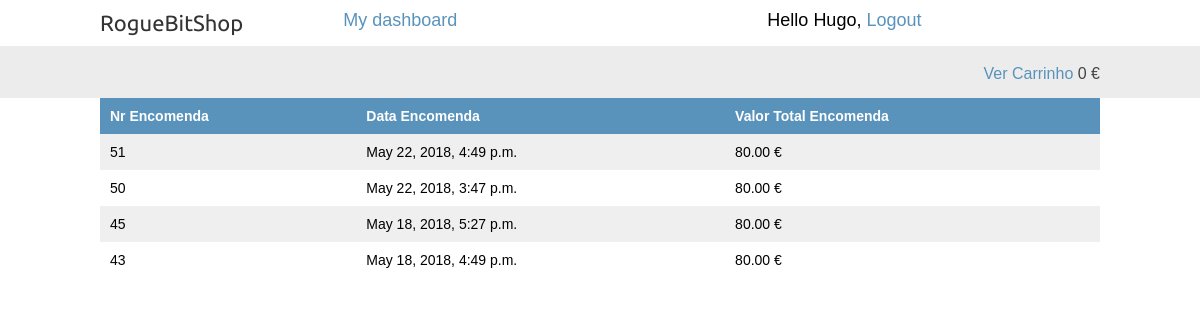
Screenshot of /shop/orderlist/ (signed in) with the database file from the repository.
### orders/models.py (models this page shows, shortened)
class Order(models.Model):
    first_name = models.CharField(max_length=50)
    last_name = models.CharField(max_length=50)
    email = models.EmailField()
    endereco_envio = models.CharField(max_length=250)
    endereco_faturacao = models.CharField(max_length=250)
    metodo_pagamento = models.CharField(max_length=20, null=True)
    nif = models.CharField(max_length=11, null=True)
    created = models.DateTimeField(auto_now_add=True)
    updated = models.DateTimeField(auto_now=True)
    paid = models.BooleanField(default=False)
    class Meta:
        ordering = ('-created',)
    def get_total_cost(self):
        return sum(item.get_cost() for item in self.items.all())

class OrderItem(models.Model):
    order = models.ForeignKey(Order, related_name='items')
    produto = models.ForeignKey(Produto,
        related_name='order_items')
    preco = models.DecimalField(max_digits=10, decimal_places=2)
    quantidade = models.PositiveIntegerField(default=1)
    def get_cost(self):
        return self.preco * self.quantidade

### shop/views.py (the view)
@login_required
def order_list(request):
    perfil = Perfil.objects.get(utilizador=request.user)
    utilizador_nif = perfil.nif
    orders = Order.objects.filter(nif=utilizador_nif)
    return render(request, 'shop/order_list.html', {'orders': orders, })

### shop/context_processors.py (called while the page is built)
def total_on_base(request):
    utilizador = request.user
    if utilizador.is_authenticated():
        if not Carrinho.objects.filter(utilizador=utilizador):
            total_on_base = 0
        else:
            carrinho = Carrinho.objects.filter(utilizador=utilizador).last()
            total_on_base = carrinho.total
    else:
        total_on_base = 0
    return {'total_on_base': total_on_base}

### shop/templates/shop/order_list.html (shortened to what this page needs)
{% extends "shop/base.html" %}
{% load static %}
{% block content %}
    <table class="cart">
        <thead>
        <tr>
            <th>Nr Encomenda</th>
            <th>Data Encomenda</th>
            <th>Valor Total Encomenda</th>
        </tr>
        </thead>
        <tbody>
            {% for order in orders %}
                <tr>
                    <td>{{ order.id }}</td>
                    <td>{{ order.created }}</td>
                    <td>{{ order.get_total_cost }} €</td>
                </tr>
            {% endfor %}
        </tbody>
    </table>
{% endblock %}

### shop/templates/shop/base.html (shortened to what this page needs)
{% load static %}
<html>
    <head>
        <link href="{% static "css/base.css" %}" rel="stylesheet">
    </head>
    <body>
        <div id="header">
            <a href="/shop" class="logo">RogueBitShop</a>
            <div>
                {% if request.user.is_authenticated %}
                    <a href="{% url "shop:dashboard" %}">My dashboard</a>
                    <span>Hello {{ request.user.first_name }},</span>
                    <a href="{% url "shop:loggedout" %}">Logout</a>
                {% else %}
                    <a href="{% url "shop:login" %}">Log-in</a>
                    <span style="display:inline-block; width: 2%;"></span><a href = "{% url "shop:register" %}"> Registar </a>
                {% endif %}
            </div>
        </div>
        <div id="subheader">
            <div class="cart">
                {% if request.user.is_authenticated %}
                    <a href="{% url "cart:mostrar_carrinho" %}">Ver Carrinho</a>
                    {{ total_on_base }} €
                {% endif %}
            </div>
        </div>
        <div id="content">
            {% block content %}
            {% endblock %}
        </div>
    </body>
</html>

### shop/static/css/base.css (style rules this page uses)
body { margin:0; padding:0; font-family:helvetica, sans-serif; }
a { text-decoration:none; color:#5993bb; }
table { width:100%; border-spacing:0; border-collapse: collapse; }
table th, table td { text-align:left; font-size:14px; padding:10px; margin:0; }
tbody tr:nth-child(odd) { background:#efefef; }
thead th, tbody tr.total { background:#5993bb; color:#fff; font-weight:bold; }
table.cart { margin-bottom:40px; }
#header { padding:10px 100px; font-size:18px; overflow:auto; }
#subheader { background:#ececec; color:#444; padding:15px 100px; overflow:auto; }
#header .logo { font-family: 'Ubuntu', sans-serif; float:left; color:#333; font-size:22px; margin-right:10%; }
#subheader .cart { float:right; padding-top:4px; }
#content { padding:0 100px; overflow:hidden; }

### rows the page displays
Order: id "51", created "May 22, 2018, 4:49 p.m.", get_total_cost "80.00"
Order: id "50", created "May 22, 2018, 3:47 p.m.", get_total_cost "80.00"
Order: id "45", created "May 18, 2018, 5:27 p.m.", get_total_cost "80.00"
Order: id "43", created "May 18, 2018, 4:49 p.m.", get_total_cost "80.00"

### other values shown
{{ request.user.first_name }} "Hugo"
{{ total_on_base }} "0"
